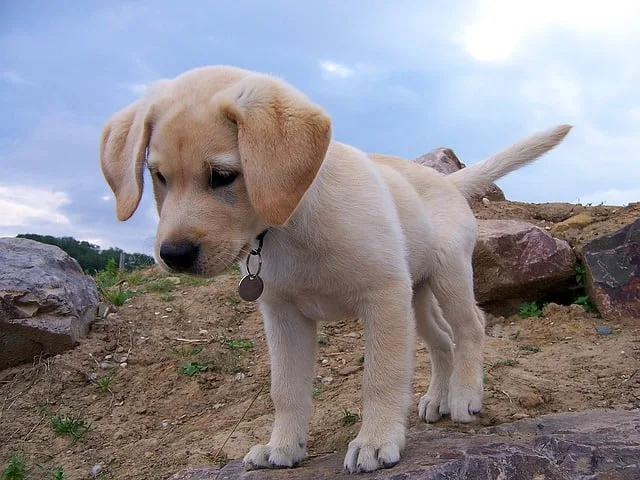
#> input picture CV Projects 40 - Non-photorealistic rendering/labrador.jpg, 640 x 480 px
$ jupyter execute 'Non-Photorealistic Rendering (openCV).ipynb'
#> lines starting #> are read from the running program, lines starting #| are printed output that depends on the picture
[cell 1]
#using cv2.edgePreservingFilter()
import cv2
img = cv2.imread("labrador.jpg")
#> img is the input picture: shape (480, 640, 3); mean B, G, R 145.6, 139.8, 143.9
img=cv2.resize(img,(450,500))
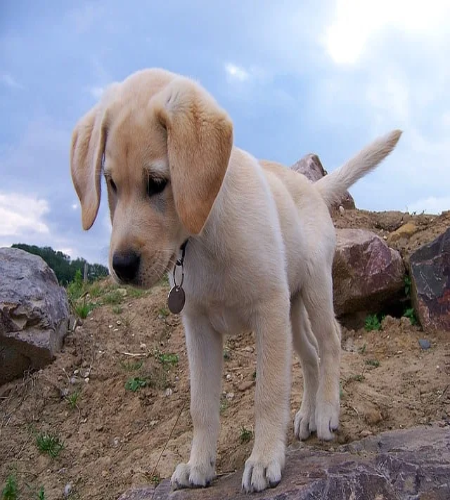
#> img: shape (500, 450, 3); mean B, G, R 145.5, 139.7, 143.8
img1 = cv2.edgePreservingFilter(img,
                    flags=cv2.RECURS_FILTER, sigma_s=60, sigma_r=0.5) #applying presevation filter
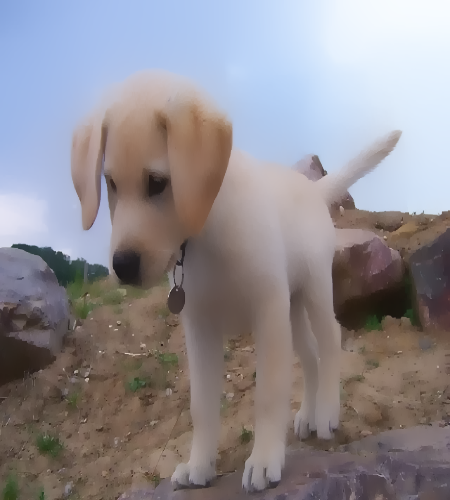
#> img1: shape (500, 450, 3); mean B, G, R 144.5, 139.3, 143.9
img2 = cv2.edgePreservingFilter(img,
                    flags=cv2.NORMCONV_FILTER, sigma_s=100, sigma_r=0.4)
#printing output
cv2.imshow('sourceimg', img)
cv2.imshow('edgepreserving1', img1)
cv2.imshow('edgepreserving2', img2)
cv2.waitKey()
cv2.destroyAllWindows()

[cell 2]
#using cv2.DetailEnhance()
import cv2
img = cv2.imread("cow.jpg")
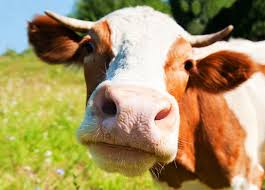
#> input picture CV Projects 40 - Non-photorealistic rendering/cow.jpg, 265 x 190 px
#> img is the input picture: shape (190, 265, 3); mean B, G, R 99.2, 145.7, 164.4
img=cv2.resize(img,(500,500))
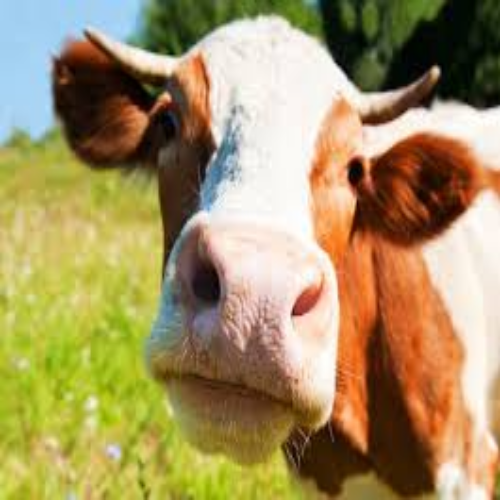
#> img: shape (500, 500, 3); mean B, G, R 99.1, 145.6, 164.3
dst = cv2.detailEnhance(img, sigma_s=200, sigma_r=0.1) #sharpning image
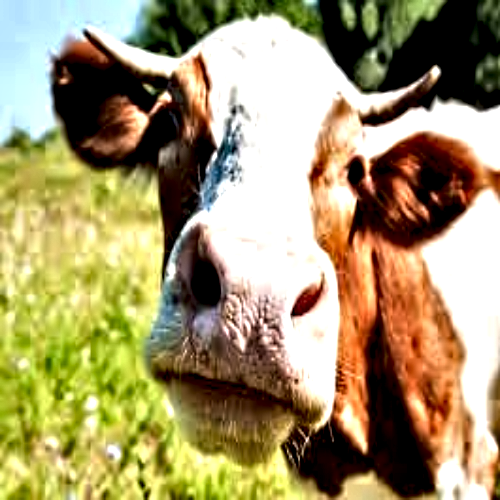
#> dst: shape (500, 500, 3); mean B, G, R 107.6, 149.9, 164
cv2.imshow('sourceimg', img)
cv2.imshow('detail enhanaced',dst)
cv2.waitKey()
cv2.destroyAllWindows()

[cell 3]
#using cv2.pencilSketch()
import cv2
img = cv2.imread("gold.jpg")
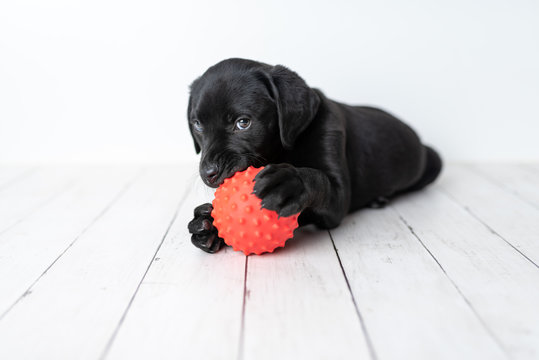
#> input picture CV Projects 40 - Non-photorealistic rendering/gold.jpg, 539 x 360 px
#> img is the input picture: shape (360, 539, 3); mean B, G, R 209, 207.3, 210.2
img=cv2.resize(img,(450,500))
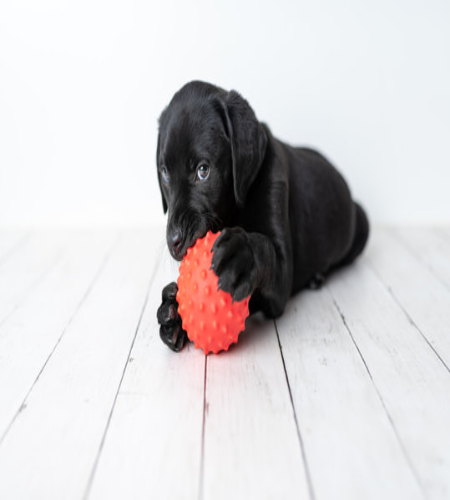
#> img: shape (500, 450, 3); mean B, G, R 209, 207.3, 210.1
img1, img2 = cv2.pencilSketch(img,
                sigma_s=200, sigma_r=0.1, shade_factor=0.3) #recoloring image into sketch
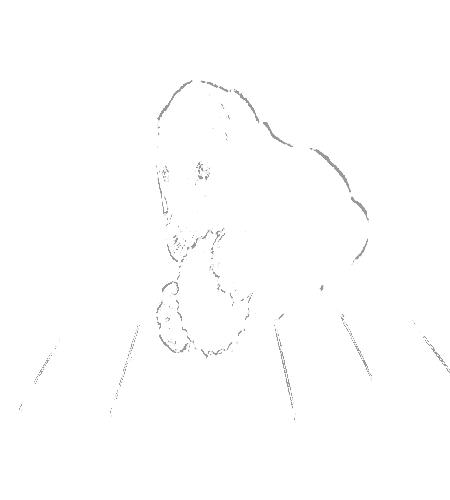
#> img1: shape (500, 450); min 153, max 255, mean 254.1
cv2.imshow('sourceimg', img)
cv2.imshow('graysketch', img1)
cv2.imshow('colorsketch', img2)
cv2.waitKey()
cv2.destroyAllWindows()

[cell 4]
#using cv2.stylization()
import cv2
img = cv2.imread("E://OpenCV//gold.jpg")
img=cv2.resize(img,(600,600))
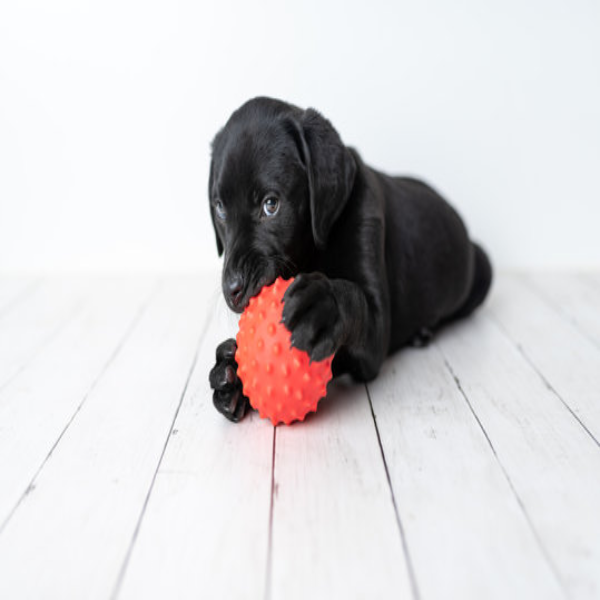
#> img: shape (600, 600, 3); mean B, G, R 209, 207.3, 210.1
dst = cv2.stylization(img, sigma_s=200,sigma_r=0.45)
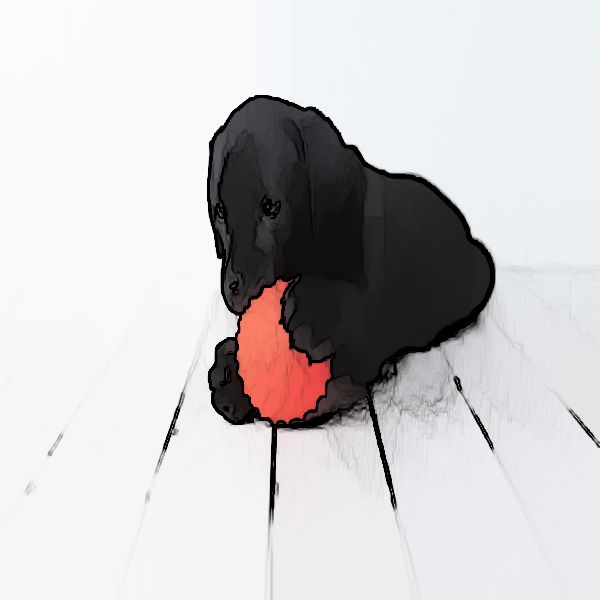
#> dst: shape (600, 600, 3); mean B, G, R 203.5, 201.9, 204.1
#printing output
gst=cv2.resize(img,(600,600))
cv2.imshow('sourceimg', img)
cv2.imshow('stylization', dst)
cv2.waitKey()
cv2.destroyAllWindows()
